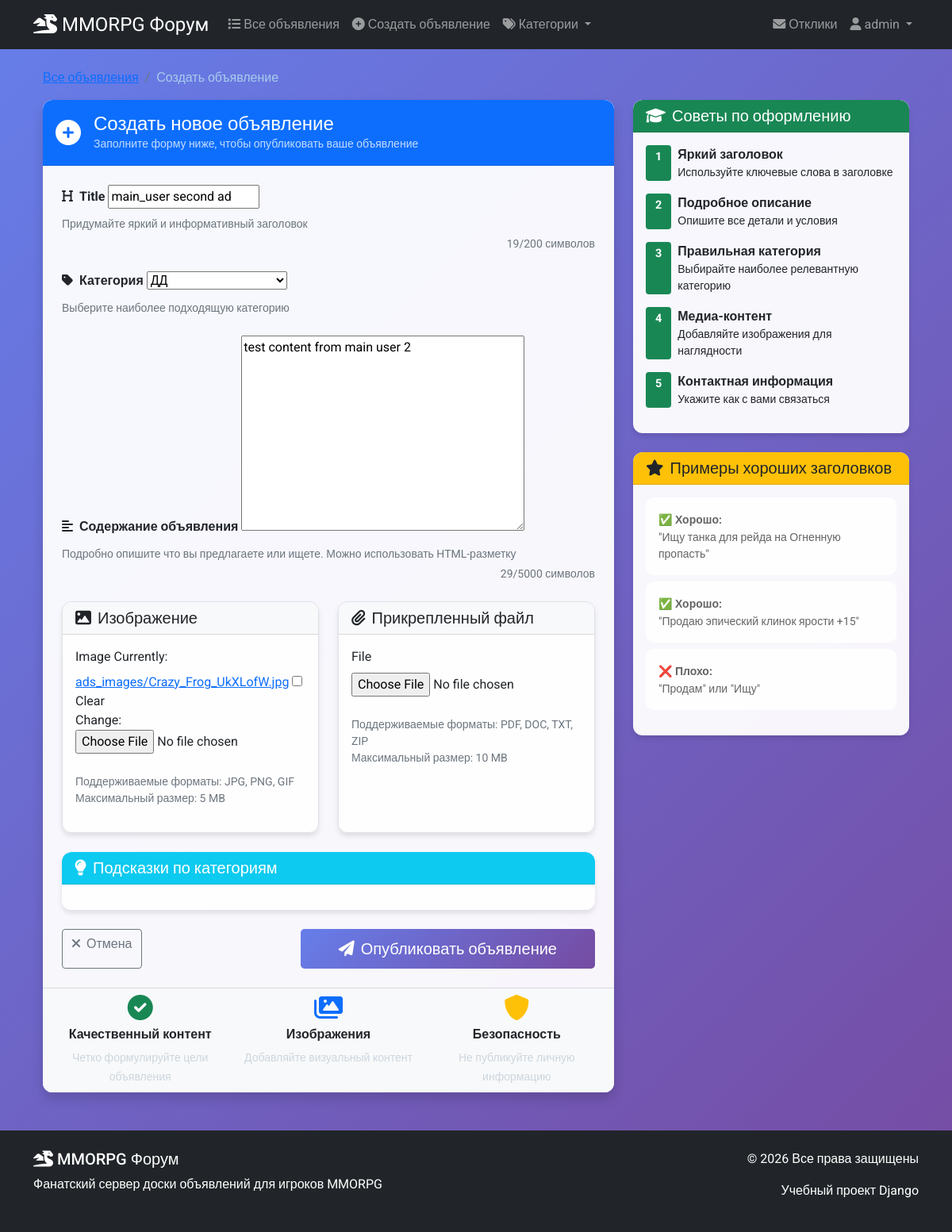
Page /bulletin-board/2/edit/ (signed in) on the committed database.
### board/models.py (models this page shows, shortened)
class Ad(models.Model):
    title = models.CharField(max_length=200)
    content = models.TextField()
    image = models.ImageField(upload_to='ads_images/', blank=True, null=True)
    file = models.FileField(upload_to='ads_files/', blank=True, null=True)
    author = models.ForeignKey(User, on_delete=models.CASCADE)
    category = models.ForeignKey(Category, on_delete=models.CASCADE)
    created = models.DateTimeField(auto_now_add=True)
    update = models.DateTimeField(auto_now=True)
    is_active = models.BooleanField(default=True)
    class Meta:
        ordering = ['-created']

### board/views.py (the view)
# urls.py: path('<int:pk>/edit/', AdUpdateView.as_view(), name='ad_update'),
class AdUpdateView(LoginRequiredMixin, UpdateView):
    model = Ad
    fields = ['title', 'content', 'category', 'image', 'file', 'is_active']
    template_name = 'ads/create.html'
    success_url = reverse_lazy('ad_list')

### templates/ads/create.html (shortened to what this page needs)
{% extends 'base.html' %}
{% load static %}
{% block content %}
<div class="container mt-4">
    <nav aria-label="breadcrumb">
        <ol class="breadcrumb">
            <li class="breadcrumb-item"><a href="{% url 'ad_list' %}">Все объявления</a></li>
            <li class="breadcrumb-item active" aria-current="page">Создать объявление</li>
        </ol>
    </nav>
    <div class="row">
        <div class="col-lg-8 mx-auto">
            <div class="card shadow border-0">
                <div class="card-header bg-primary text-white py-3">
                    <div class="d-flex align-items-center">
                        <i class="fas fa-plus-circle fa-2x me-3"></i>
                        <div>
                            <h1 class="h4 mb-0">Создать новое объявление</h1>
                            <p class="mb-0 small opacity-75">Заполните форму ниже, чтобы опубликовать ваше объявление</p>
                        </div>
                    </div>
                </div>
                <div class="card-body p-4">
                    <form method="post" enctype="multipart/form-data" id="adForm">
                        <div class="row">
                            <div class="col-md-12 mb-4">
                                <label for="{{ form.title.id_for_label }}" class="form-label fw-bold">
                                    <i class="fas fa-heading me-2"></i>{{ form.title.label }}
                                </label>
                                {{ form.title }}
                                <div class="form-text">Придумайте яркий и информативный заголовок</div>
                            </div>
                            <div class="col-md-6 mb-4">
                                <label for="{{ form.category.id_for_label }}" class="form-label fw-bold">
                                    <i class="fas fa-tag me-2"></i>Категория
                                </label>
                                {{ form.category }}
                                <div class="form-text">Выберите наиболее подходящую категорию</div>
                            </div>
                            <div class="col-12 mb-4">
                                <label for="{{ form.content.id_for_label }}" class="form-label fw-bold">
                                    <i class="fas fa-align-left me-2"></i>Содержание объявления
                                </label>
                                {{ form.content }}
                                <div class="form-text">
                                    Подробно опишите что вы предлагаете или ищете.
                                    Можно использовать HTML-разметку
                                </div>
                            </div>
                        </div>
                        <div class="row">
                            <div class="col-md-6 mb-4">
                                <div class="card h-100 border">
                                    <div class="card-header bg-light">
                                        <h5 class="mb-0">
                                            <i class="fas fa-image me-2"></i>Изображение
                                        </h5>
                                    </div>
                                    <div class="card-body">
                                        <div class="mb-3">
                                            <label for="{{ form.image.id_for_label }}" class="form-label">
                                                {{ form.image.label }}
                                            </label>
                                            {{ form.image }}
                                            <div class="form-text small">
                                                {{ form.image.help_text }}<br>
                                                Поддерживаемые форматы: JPG, PNG, GIF<br>
                                                Максимальный размер: 5 MB
                                            </div>
                                        </div>
                                    </div>
                                </div>
                            </div>
                            <div class="col-md-6 mb-4">
                                <div class="card h-100 border">
                                    <div class="card-header bg-light">
                                        <h5 class="mb-0">
                                            <i class="fas fa-paperclip me-2"></i>Прикрепленный файл
                                        </h5>
                                    </div>
                                    <div class="card-body">
                                        <div class="mb-3">
                                            <label for="{{ form.file.id_for_label }}" class="form-label">
                                                {{ form.file.label }}
                                            </label>
                                            {{ form.file }}
                                            <div class="form-text small">
                                                {{ form.file.help_text }}<br>
                                                Поддерживаемые форматы: PDF, DOC, TXT, ZIP<br>
                                                Максимальный размер: 10 MB
                                            </div>
                                        </div>
                                    </div>
                                </div>
                            </div>
                        </div>
                        <div class="card mb-4 border-info">
                            <div class="card-header bg-info text-white">
                                <h5 class="mb-0">
                                    <i class="fas fa-lightbulb me-2"></i>Подсказки по категориям
                                </h5>
                            </div>
                            <div class="card-body">
                            </div>
                        </div>
                        <div class="d-flex justify-content-between mt-4">
                            <a href="{% url 'ad_list' %}" class="btn btn-outline-secondary">
                                <i class="fas fa-times me-2"></i>Отмена
                            </a>
                            <button type="submit" class="btn btn-primary btn-lg px-5">
                                <i class="fas fa-paper-plane me-2"></i>Опубликовать объявление
                            </button>
                        </div>
                    </form>
                </div>
                <div class="card-footer bg-light">
                    <div class="row">
                        <div class="col-md-4 text-center mb-3 mb-md-0">
                            <i class="fas fa-check-circle text-success fa-2x mb-2"></i>
                            <h6 class="fw-bold">Качественный контент</h6>
                            <small class="text-muted">Четко формулируйте цели объявления</small>
                        </div>
                        <div class="col-md-4 text-center mb-3 mb-md-0">
                            <i class="fas fa-images text-primary fa-2x mb-2"></i>
                            <h6 class="fw-bold">Изображения</h6>
                            <small class="text-muted">Добавляйте визуальный контент</small>
                        </div>
                        <div class="col-md-4 text-center">
                            <i class="fas fa-shield-alt text-warning fa-2x mb-2"></i>
                            <h6 class="fw-bold">Безопасность</h6>
                            <small class="text-muted">Не публикуйте личную информацию</small>
                        </div>
                    </div>
                </div>
            </div>
        </div>
        <div class="col-lg-4 mt-4 mt-lg-0">
            <div class="sticky-top" style="top: 20px;">
                <div class="card mb-4 border-success">
                    <div class="card-header bg-success text-white">
                        <h5 class="mb-0">
                            <i class="fas fa-graduation-cap me-2"></i>Советы по оформлению
                        </h5>
                    </div>
                    <div class="card-body">
                        <ul class="list-unstyled">
                            <li class="mb-3">
                                <div class="d-flex">
                                    <span class="badge bg-success me-2">1</span>
                                    <div>
                                        <strong>Яркий заголовок</strong>
                                        <p class="small mb-0">Используйте ключевые слова в заголовке</p>
                                    </div>
                                </div>
                            </li>
                            <li class="mb-3">
                                <div class="d-flex">
                                    <span class="badge bg-success me-2">2</span>
                                    <div>
                                        <strong>Подробное описание</strong>
                                        <p class="small mb-0">Опишите все детали и условия</p>
                                    </div>
                                </div>
                            </li>
                            <li class="mb-3">
                                <div class="d-flex">
                                    <span class="badge bg-success me-2">3</span>
                                    <div>
                                        <strong>Правильная категория</strong>
                                        <p class="small mb-0">Выбирайте наиболее релевантную категорию</p>
                                    </div>
                                </div>
                            </li>
                            <li class="mb-3">
                                <div class="d-flex">
                                    <span class="badge bg-success me-2">4</span>
                                    <div>
                                        <strong>Медиа-контент</strong>
                                        <p class="small mb-0">Добавляйте изображения для наглядности</p>
                                    </div>
                                </div>
                            </li>
                            <li>
                                <div class="d-flex">
                                    <span class="badge bg-success me-2">5</span>
                                    <div>
                                        <strong>Контактная информация</strong>
                                        <p class="small mb-0">Укажите как с вами связаться</p>
                                    </div>
                                </div>
                            </li>
                        </ul>
                    </div>
                </div>
                <div class="card border-warning">
                    <div class="card-header bg-warning text-dark">
                        <h5 class="mb-0">
                            <i class="fas fa-star me-2"></i>Примеры хороших заголовков
                        </h5>
                    </div>
                    <div class="card-body">
                        <div class="alert alert-light mb-2">
                            <small class="fw-bold">✅ Хорошо:</small>
                            <p class="small mb-0">"Ищу танка для рейда на Огненную пропасть"</p>
                        </div>
                        <div class="alert alert-light mb-2">
                            <small class="fw-bold">✅ Хорошо:</small>
                            <p class="small mb-0">"Продаю эпический клинок ярости +15"</p>
                        </div>
                        <div class="alert alert-light">
                            <small class="fw-bold">❌ Плохо:</small>
                            <p class="small mb-0">"Продам" или "Ищу"</p>
                        </div>
                    </div>
                </div>
            </div>
        </div>
    </div>
</div>
{% endblock %}

### templates/base.html (shortened to what this page needs)
<!DOCTYPE html>
<html lang="ru">
<head>
    <link href="https://cdn.jsdelivr.net/npm/bootstrap@5.1.3/dist/css/bootstrap.min.css" rel="stylesheet">
    <link rel="stylesheet" href="https://cdnjs.cloudflare.com/ajax/libs/font-awesome/6.0.0/css/all.min.css">
    {% load static %}
    <link rel="stylesheet" href="{% static 'css/style.css' %}">
</head>
<body>
    <nav class="navbar navbar-expand-lg navbar-dark bg-dark">
        <div class="container">
            <a class="navbar-brand" href="{% url 'home' %}">
                <i class="fas fa-dragon"></i> MMORPG Форум
            </a>
            <div class="collapse navbar-collapse" id="navbarNav">
                <ul class="navbar-nav me-auto">
                    <li class="nav-item">
                        <a class="nav-link" href="{% url 'ad_list' %}">
                            <i class="fas fa-list"></i> Все объявления
                        </a>
                    </li>
                    <li class="nav-item">
                        <a class="nav-link" href="{% url 'ad_create' %}">
                            <i class="fas fa-plus-circle"></i> Создать объявление
                        </a>
                    </li>
                    <li class="nav-item dropdown">
                        <a class="nav-link dropdown-toggle" href="#" id="categoryDropdown" role="button" data-bs-toggle="dropdown">
                            <i class="fas fa-tags"></i> Категории
                        </a>
                    </li>
                </ul>
                <ul class="navbar-nav">
                    {% if user.is_authenticated %}
                        <li class="nav-item">
                            <a class="nav-link" href="{% url 'my_responses' %}">
                                <i class="fas fa-envelope"></i> Отклики
                            </a>
                        </li>
                        <li class="nav-item dropdown">
                            <a class="nav-link dropdown-toggle" href="#" id="userDropdown" role="button" data-bs-toggle="dropdown">
                                <i class="fas fa-user"></i> {{ user.username }}
                            </a>
                        </li>
                    {% endif %}
                </ul>
            </div>
        </div>
    </nav>
    <main class="container my-4">
        {% block content %}{% endblock %}
    </main>
    <footer class="bg-dark text-white py-4 mt-5">
        <div class="container">
            <div class="row">
                <div class="col-md-6">
                    <h5><i class="fas fa-dragon"></i> MMORPG Форум</h5>
                    <p>Фанатский сервер доски объявлений для игроков MMORPG</p>
                </div>
                <div class="col-md-6 text-end">
                    <p>&copy; {% now "Y" %} Все права защищены</p>
                    <p>Учебный проект Django</p>
                </div>
            </div>
        </div>
    </footer>
</body>
</html>

### rows in the picture
Ad: title "main_user second ad", category "ДД", content "test content from main user 2"

### other values in the picture
{{ user.username }} "admin"
